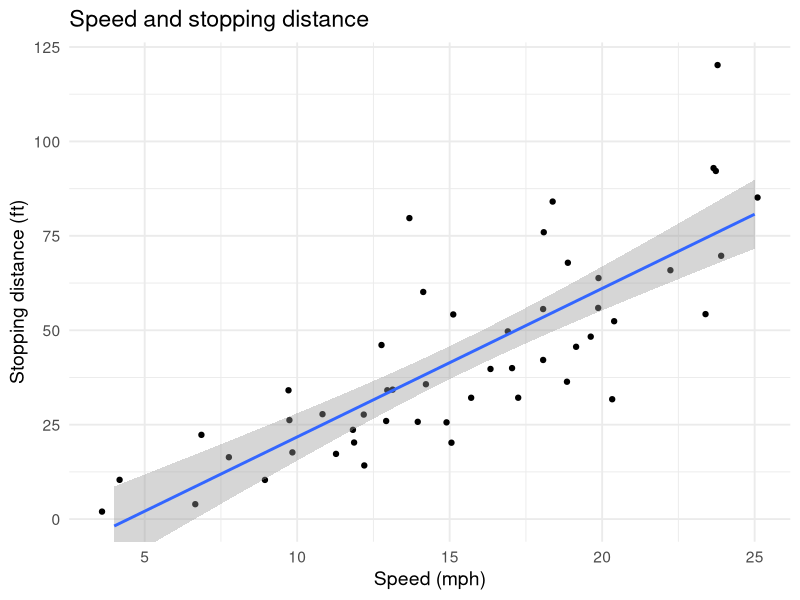
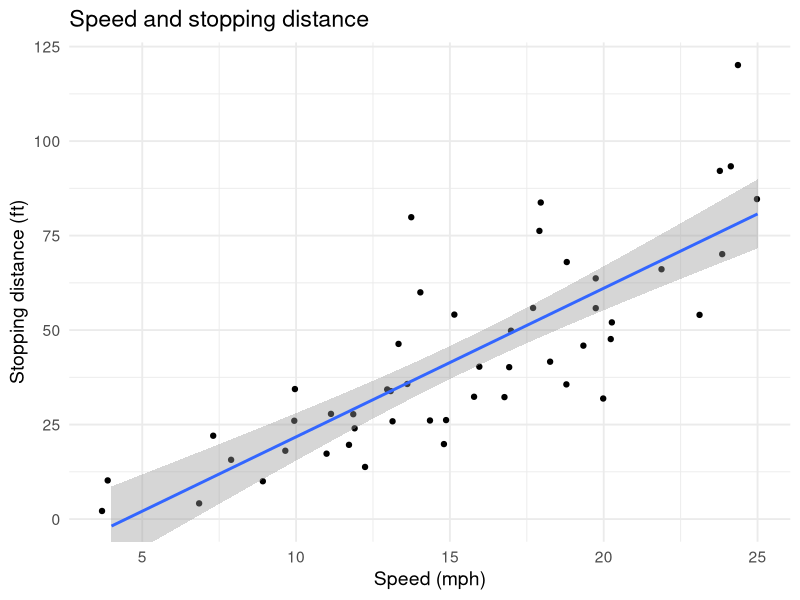

Source code (R) for these figures, in order:
library(tidyverse)

# 폴더가 없으면 생성
dir.create("output/figures", recursive = TRUE, showWarnings = FALSE)

# 산점도 생성
ggplot(cars, aes(x = speed, y = dist)) +
  geom_jitter() +
  geom_smooth(method = "lm") +
  scale_x_continuous(breaks = c(5, 10, 15, 20, 25)) +
  coord_cartesian(ylim = c(0, NA)) +
  labs(
    title = "Speed and stopping distance",
    x = "Speed (mph)",
    y = "Stopping distance (ft)"
  ) +
  theme_minimal(base_size = 14)

# 그림 저장 (7×4.5인치, 300 dpi)
ggsave(
  filename = "output/figures/01_cars_final.png",
  width = 7,
  height = 4.5,
  dpi = 300
)
